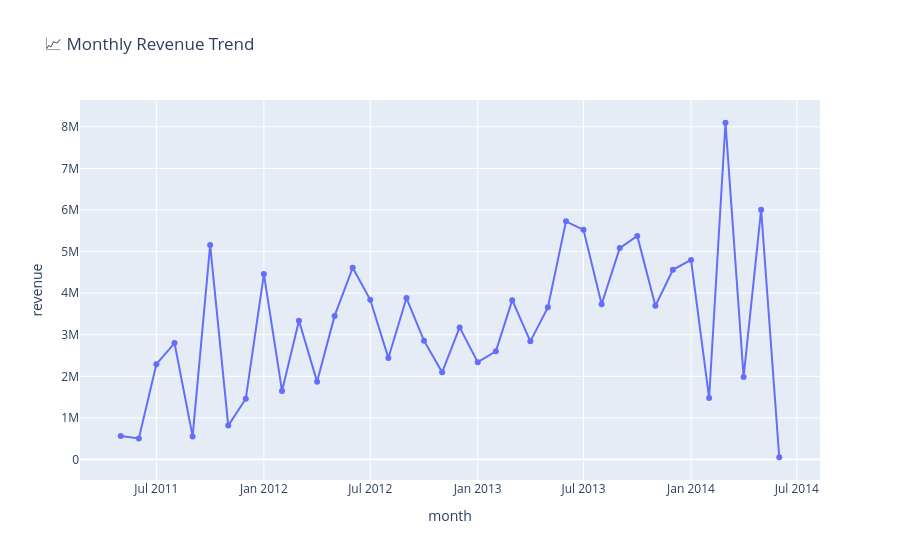

The notebook cell saved with this chart:
### Markdown cell above
## 1.3 Line Chart

Ideal for time series and trends.

### Code cell
# Monthly revenue
df_monthly = conn.execute("""
    SELECT 
        DATE_TRUNC('month', OrderDate)::DATE AS month,
        ROUND(SUM(TotalDue), 2) AS revenue,
        COUNT(*) AS orders
    FROM sales_orders 
    GROUP BY 1 
    ORDER BY 1
""").df()

# Simple line chart
fig = px.line(
    df_monthly, 
    x='month', 
    y='revenue', 
    title='📈 Monthly Revenue Trend',
    markers=True  # Show data points
)
fig.show()
